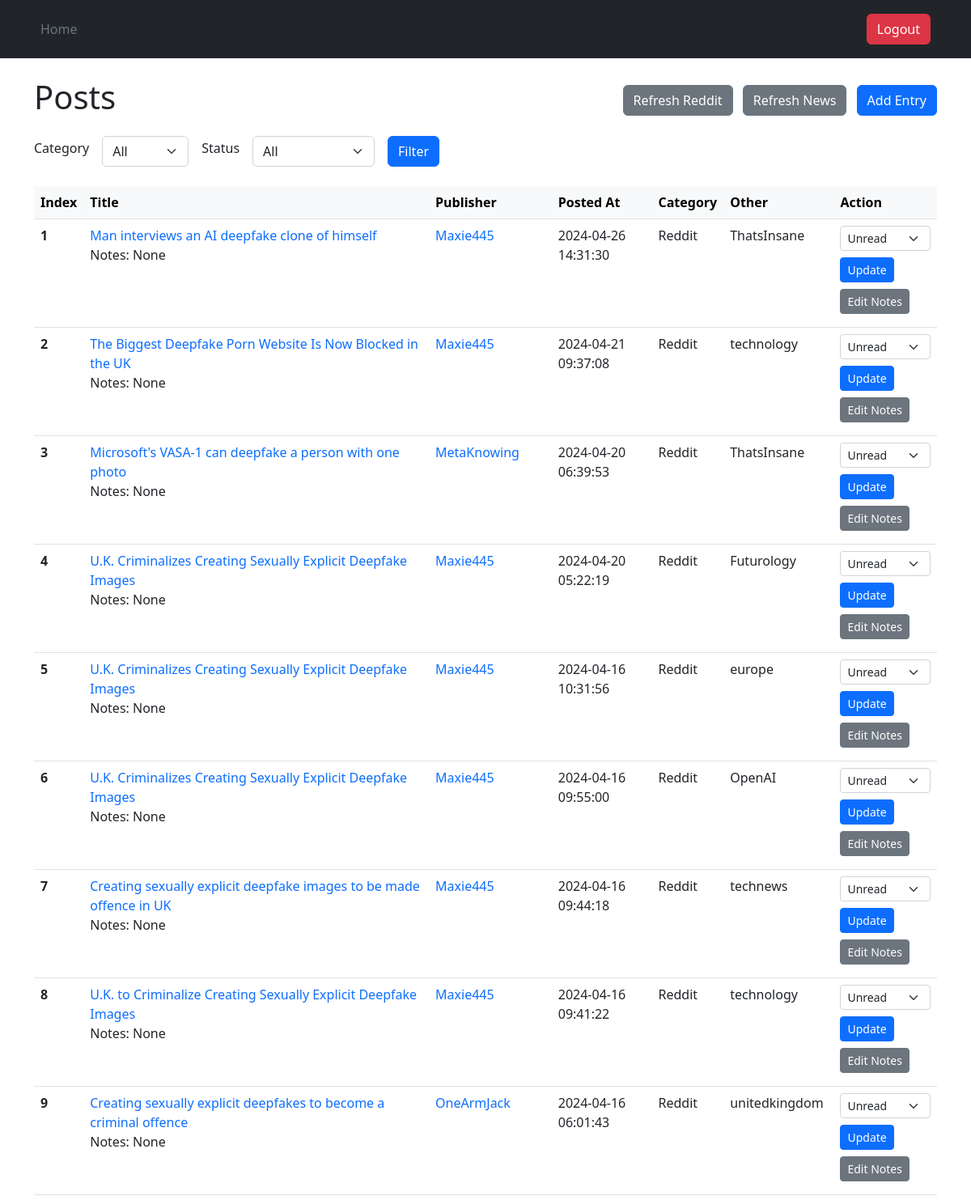
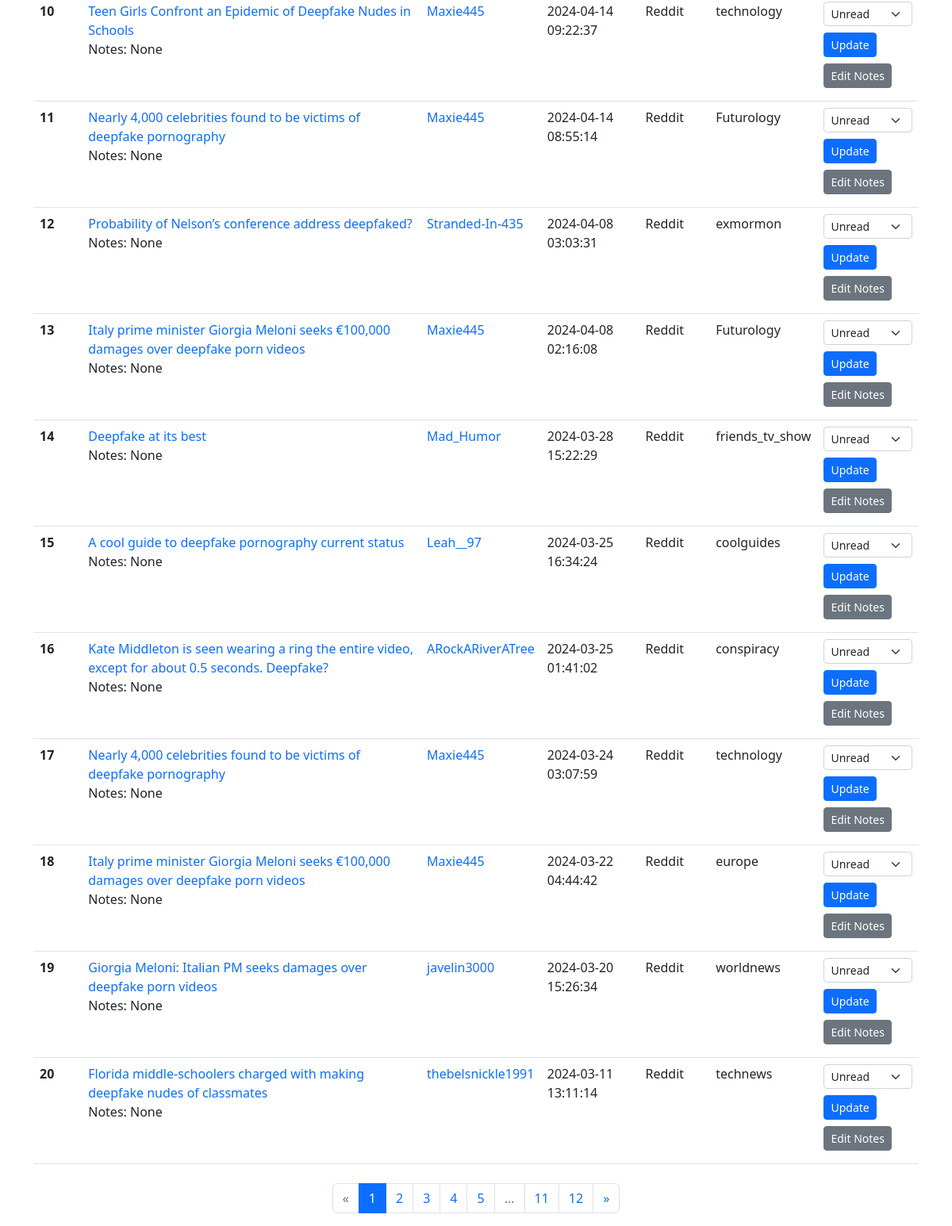
The page / (signed in) on the database its author committed (2 pictures, top to bottom).
### src/core/models.py (models this page shows, shortened)
class Post(db.Model):
    __tablename__ = "posts"
    id = db.Column(db.Integer, primary_key=True)
    title = db.Column(db.String(300), nullable=False)
    url = db.Column(db.String(300), unique=True, nullable=False)
    publisher = db.Column(db.String(100), nullable=False, default='Unknown')
    publisher_url =  db.Column(db.String(300))
    created_utc = db.Column(db.DateTime, nullable=False)
    category = db.Column(db.String(100), nullable=False)
    other = db.Column(db.String(100))
    status = db.Column(db.Enum('Unread', 'Filtered', 'Not relevant', 'Relevant'), default='Unread')
    notes = db.Column(db.String(1000))

### src/core/views.py (the view)
@core_bp.route("/")
@login_required
def home():
    page = request.args.get('page', 1, type=int)
    per_page = 20
    pagination = Post.query.order_by(Post.created_utc.desc()).paginate(page, per_page, error_out=False)
    posts = pagination.items
    return render_template("core/posts.html", posts=posts, pagination=pagination, per_page=per_page)

### src/__init__.py (called while the page is built)
@login_manager.user_loader
def load_user(user_id):
    return User.query.filter(User.id == int(user_id)).first()

### src/templates/core/posts.html (shortened to what this page needs)
{% extends "_base.html" %}
{% block content %}
<div class="d-flex justify-content-between align-items-center">
    <h1>Posts</h1>
    <div>
        <form action="{{ url_for('core.refresh_reddit')}}" method="post" class="d-inline me-2">
            <button class="btn btn-secondary" type="submit">
                Refresh Reddit
            </button>
        </form>
        <form action="{{ url_for('core.refresh_news')}}" method="post" class="d-inline me-2">
            <button class="btn btn-secondary" type="submit">
                Refresh News
            </button>
        </form>
        <button type="button" class="btn btn-primary" data-bs-toggle="modal" data-bs-target="#addEntryModal">
            Add Entry
        </button>
    </div>
</div>
<div class="mt-3 mb-3">
    <form action="{{ url_for('core.filter') }}" method="get" class="d-flex align-items-center gap-3">
        <div class="col-auto ">
            <label for="category_filter" class="form-label">Category</label>
        </div>
        <div class="col-auto">
            <select name="category_filter" id="category_filter" class="form-select me-2">
                <option value="All" {% if category_filter == 'All' %}selected{% endif %}>All</option>
            </select>
        </div>
        <div class="col-auto">
            <label for="status_filter" class="form-label">Status</label>
        </div>
        <div class="col-auto">
            <select name="status_filter" id="status_filter" class="form-select me-2">
                <option value="All" {% if status_filter == 'All' %}selected{% endif %}>All</option>
            </select>
        </div>
        <button type="submit" class="btn btn-primary">Filter</button>
    </form>
</div>
<div class="table-responsive">
    <table class="table mt-2 mb-4">
        <thead class="table-light">
            <tr>
                <th scope="col">Index</th>
                <th scope="col">Title</th>
                <th scope="col">Publisher</th>
                <th scope="col">Posted At</th>
                <th scope="col">Category</th>
                <th scope="col">Other</th>
                <th scope="col">Action</th>
            </tr>
        </thead>
        <tbody>
            {% for post in posts %}
                <tr class="{{ 'bg-danger bg-opacity-50' if post.status == 'Filtered' else '' }}">
                    <th scope="row">{{ loop.index + (pagination.page - 1) * per_page }}</td>
                    <td>
                        <a href="{{ post.url }}" target="_blank">{{ post.title }}</a>
                        <div>
                            <span>Notes:</span>
                            {{ post.notes }}
                        </div>
                    </td>
                    <td><a href="{{post.publisher_url}}" target="_blank">{{ post.publisher }}</a></td>
                    <td>{{ post.created_utc.strftime('%Y-%m-%d %H:%M:%S') }}</td>
                    <td>{{ post.category }}</td>
                    <td>{{ post.other }}</td>
                    <td>
                        <form action="{{ url_for('core.update_post_status', post_id=post.id) }}" method="post" class="d-inline">
                            <select name="new_status" class="form-select form-select-sm mb-2">
                                <option value="Unread" {% if post.status == 'Unread' %}selected{% endif %}>Unread</option>
                            </select>
                            <button type="submit" class="btn btn-primary btn-sm mb-2">Update</button>
                            <button type="button" class="btn btn-secondary btn-sm mb-2" data-bs-toggle="modal" data-bs-target="#editNotesModal-{{ post.id }}">
                                Edit Notes
                            </button>
                        </form>
                    </td>
                </tr>
            {% endfor %}
        </tbody>
    </table>
</div>
{% if pagination.total > 1 %}
<nav aria-label="Page navigation">
  <ul class="pagination justify-content-center">
    {% if pagination.has_prev %}
    <li class="page-item">
      <a class="page-link" href="{{ url_for('core.home', page=pagination.prev_num) }}" aria-label="Previous">
        <span aria-hidden="true">&laquo;</span>
      </a>
    </li>
    {% else %}
    <li class="page-item disabled">
      <span class="page-link">&laquo;</span>
    </li>
    {% endif %}
    {% for page_num in pagination.iter_pages() %}
      {% if page_num %}
        {% if pagination.page == page_num %}
          <li class="page-item active"><span class="page-link">{{ page_num }}</span></li>
        {% else %}
          <li class="page-item"><a class="page-link" href="{{ url_for('core.home', page=page_num) }}">{{ page_num }}</a></li>
        {% endif %}
      {% else %}
        <li class="page-item disabled"><span class="page-link">...</span></li>
      {% endif %}
    {% endfor %}
    {% if pagination.has_next %}
    <li class="page-item">
      <a class="page-link" href="{{ url_for('core.home', page=pagination.next_num) }}" aria-label="Next">
        <span aria-hidden="true">&raquo;</span>
      </a>
    </li>
    {% else %}
    <li class="page-item disabled">
      <span class="page-link">&raquo;</span>
    </li>
    {% endif %}
  </ul>
</nav>
{% endif %}
{% endblock %}

### src/templates/_base.html (shortened to what this page needs)
<!DOCTYPE html>
<html lang="en">
  <head>
    <link href="https://cdn.jsdelivr.net/npm/bootstrap@5.2.0/dist/css/bootstrap.min.css" rel="stylesheet">
    <link rel="stylesheet" href="{{url_for('static', filename='styles.css')}}">
  </head>
  <body>
    {% include "navigation.html" %}
    <div class="container">
      <br>
      {% block content %}{% endblock %}
    </div>
  </body>
</html>

### src/templates/navigation.html
<header class="p-3 text-bg-dark">
    <div class="container">
      <div class="d-flex flex-wrap align-items-center justify-content-center justify-content-lg-start">
        <ul class="nav col-12 col-lg-auto me-lg-auto mb-2 justify-content-center mb-md-0">
          <li><a href="{{ url_for('core.home') }}" class="nav-link px-2 text-secondary">Home</a></li>
        </ul>
        <div class="text-end">
          {% if current_user.is_authenticated %}
          <a href="{{ url_for('accounts.logout') }}"><button type="button" class="btn btn-danger me-2">Logout</button></a>
          {% else %}
            <a href="{{ url_for('accounts.login') }}"><button type="button" class="btn btn-outline-light me-2">Login</button></a>
            <a href="{{ url_for('accounts.register') }}"><button type="button" class="btn btn-success">Sign up</button></a>
          {% endif %}
        </div>
        </div>
    </div>
</header>

### src/static/styles.css (style rules this page uses)
a { text-decoration: none; }

### rows shown on the page
Post: title "Man interviews an AI deepfake clone of himself", notes "None", publisher "Maxie445", created_utc "2024-04-26 14:31:30", category "Reddit", other "ThatsInsane", new_status "Unread"
Post: title "The Biggest Deepfake Porn Website Is Now Blocked in the UK", notes "None", publisher "Maxie445", created_utc "2024-04-21 09:37:08", category "Reddit", other "technology", new_status "Unread"
Post: title "Microsoft's VASA-1 can deepfake a person with one photo", notes "None", publisher "MetaKnowing", created_utc "2024-04-20 06:39:53", category "Reddit", other "ThatsInsane", new_status "Unread"
Post: title "U.K. Criminalizes Creating Sexually Explicit Deepfake Images", notes "None", publisher "Maxie445", created_utc "2024-04-20 05:22:19", category "Reddit", other "Futurology", new_status "Unread"
Post: title "U.K. Criminalizes Creating Sexually Explicit Deepfake Images", notes "None", publisher "Maxie445", created_utc "2024-04-16 10:31:56", category "Reddit", other "europe", new_status "Unread"
Post: title "U.K. Criminalizes Creating Sexually Explicit Deepfake Images", notes "None", publisher "Maxie445", created_utc "2024-04-16 09:55:00", category "Reddit", other "OpenAI", new_status "Unread"
Post: title "Creating sexually explicit deepfake images to be made offence in UK", notes "None", publisher "Maxie445", created_utc "2024-04-16 09:44:18", category "Reddit", other "technews", new_status "Unread"
Post: title "U.K. to Criminalize Creating Sexually Explicit Deepfake Images", notes "None", publisher "Maxie445", created_utc "2024-04-16 09:41:22", category "Reddit", other "technology", new_status "Unread"
Post: title "Creating sexually explicit deepfakes to become a criminal offence", notes "None", publisher "OneArmJack", created_utc "2024-04-16 06:01:43", category "Reddit", other "unitedkingdom", new_status "Unread"
Post: title "Teen Girls Confront an Epidemic of Deepfake Nudes in Schools", notes "None", publisher "Maxie445", created_utc "2024-04-14 09:22:37", category "Reddit", other "technology", new_status "Unread"
Post: title "Nearly 4,000 celebrities found to be victims of deepfake pornography", notes "None", publisher "Maxie445", created_utc "2024-04-14 08:55:14", category "Reddit", other "Futurology", new_status "Unread"
Post: title "Probability of Nelson’s conference address deepfaked?", notes "None", publisher "Stranded-In-435", created_utc "2024-04-08 03:03:31", category "Reddit", other "exmormon", new_status "Unread"
Post: title "Italy prime minister Giorgia Meloni seeks €100,000 damages over deepfake porn videos", notes "None", publisher "Maxie445", created_utc "2024-04-08 02:16:08", category "Reddit", other "Futurology", new_status "Unread"
Post: title "Deepfake at its best", notes "None", publisher "Mad_Humor", created_utc "2024-03-28 15:22:29", category "Reddit", other "friends_tv_show", new_status "Unread"
Post: title "A cool guide to deepfake pornography current status", notes "None", publisher "Leah__97", created_utc "2024-03-25 16:34:24", category "Reddit", other "coolguides", new_status "Unread"
Post: title "Kate Middleton is seen wearing a ring the entire video, except for about 0.5 seconds. Deepfake?", notes "None", publisher "ARockARiverATree", created_utc "2024-03-25 01:41:02", category "Reddit", other "conspiracy", new_status "Unread"
Post: title "Nearly 4,000 celebrities found to be victims of deepfake pornography", notes "None", publisher "Maxie445", created_utc "2024-03-24 03:07:59", category "Reddit", other "technology", new_status "Unread"
Post: title "Italy prime minister Giorgia Meloni seeks €100,000 damages over deepfake porn videos", notes "None", publisher "Maxie445", created_utc "2024-03-22 04:44:42", category "Reddit", other "europe", new_status "Unread"
Post: title "Giorgia Meloni: Italian PM seeks damages over deepfake porn videos", notes "None", publisher "javelin3000", created_utc "2024-03-20 15:26:34", category "Reddit", other "worldnews", new_status "Unread"
Post: title "Florida middle-schoolers charged with making deepfake nudes of classmates", notes "None", publisher "thebelsnickle1991", created_utc "2024-03-11 13:11:14", category "Reddit", other "technews", new_status "Unread"

### other values the page prints
{{ page_num }} "1"
{{ page_num }} "2" "3" "4" "5" "11" "12"
